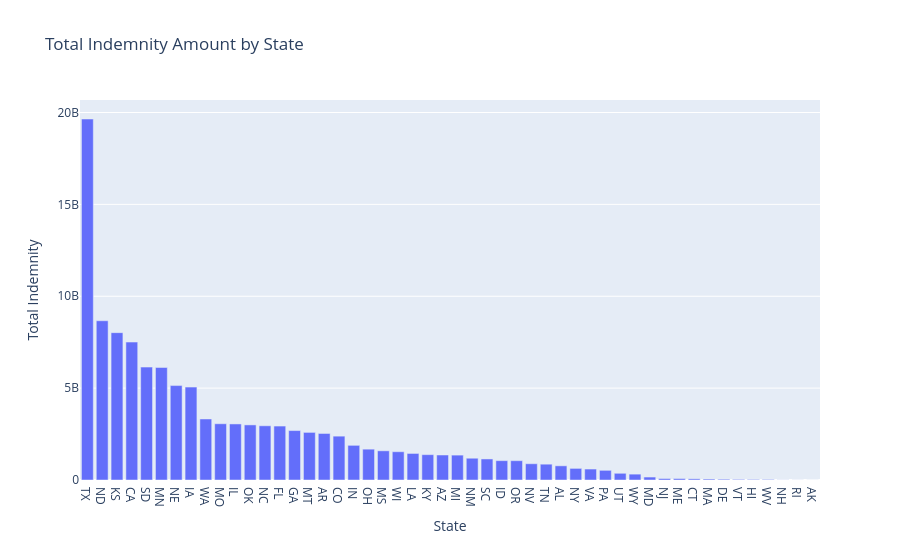

Notebook code cell kept with this figure:
### Code cell
## Visualizing the number of insurance loss by state

fig = px.bar(state_indemnity.to_pandas(), x="state_abbreviation", y="total_indemnity",
             title="Total Indemnity Amount by State",
             labels={"state_abbreviation": "State", "total_indemnity": "Total Indemnity"})
fig.show()

### Figure 1 — Plotly figure (JSON) as saved in the notebook; plotly's stock layout.template omitted (floating-point values rounded to 4 significant figures)
{"data": [{"hovertemplate": "State=%{x}<br>Total Indemnity=%{y}<extra></extra>", "legendgroup": "", "marker": {"color": "#636efa", "pattern": {"shape": ""}}, "name": "", "orientation": "v", "showlegend": false, "textposition": "auto", "type": "bar", "x": ["TX", "ND", "KS", "CA", "SD", "MN", "NE", "IA", "WA", "MO", "IL", "OK", "NC", "FL", "GA", "MT", "AR", "CO", "IN", "OH", "MS", "WI", "LA", "KY", "AZ", "MI", "NM", "SC", "ID", "OR", "NV", "TN", "AL", "NY", "VA", "PA", "UT", "WY", "MD", "NJ", "ME", "CT", "MA", "DE", "VT", "HI", "WV", "NH", "RI", "AK"], "xaxis": "x", "y": [19646193584, 8666533019, 8019000015, 7506577626, 6145035037, 6123479232, 5139216456, 5055851700, 3320208817, 3061430707, 3050815405, 2998645890, 2950367934, 2935332713, 2690327487, 2590573589, 2532245846, 2386306228, 1886429514, 1678134577, 1588822771, 1538879892, 1445060386, 1378635571, 1360444363, 1354739966, 1184858504, 1145051877, 1052018732, 1050650340, 884644246, 861209939, 771563535, 632063115, 596532645, 527046870, 365039544, 318762227, 160389428, 78682229, 77772943, 64452505, 51171314, 42517631, 33030655, 30418914, 29664910, 5630483, 2051998, 693845], "yaxis": "y"}], "layout": {"barmode": "relative", "legend": {"tracegroupgap": 0}, "title": {"text": "Total Indemnity Amount by State"}, "xaxis": {"anchor": "y", "domain": [0, 1], "title": {"text": "State"}}, "yaxis": {"anchor": "x", "domain": [0, 1], "title": {"text": "Total Indemnity"}}}}
